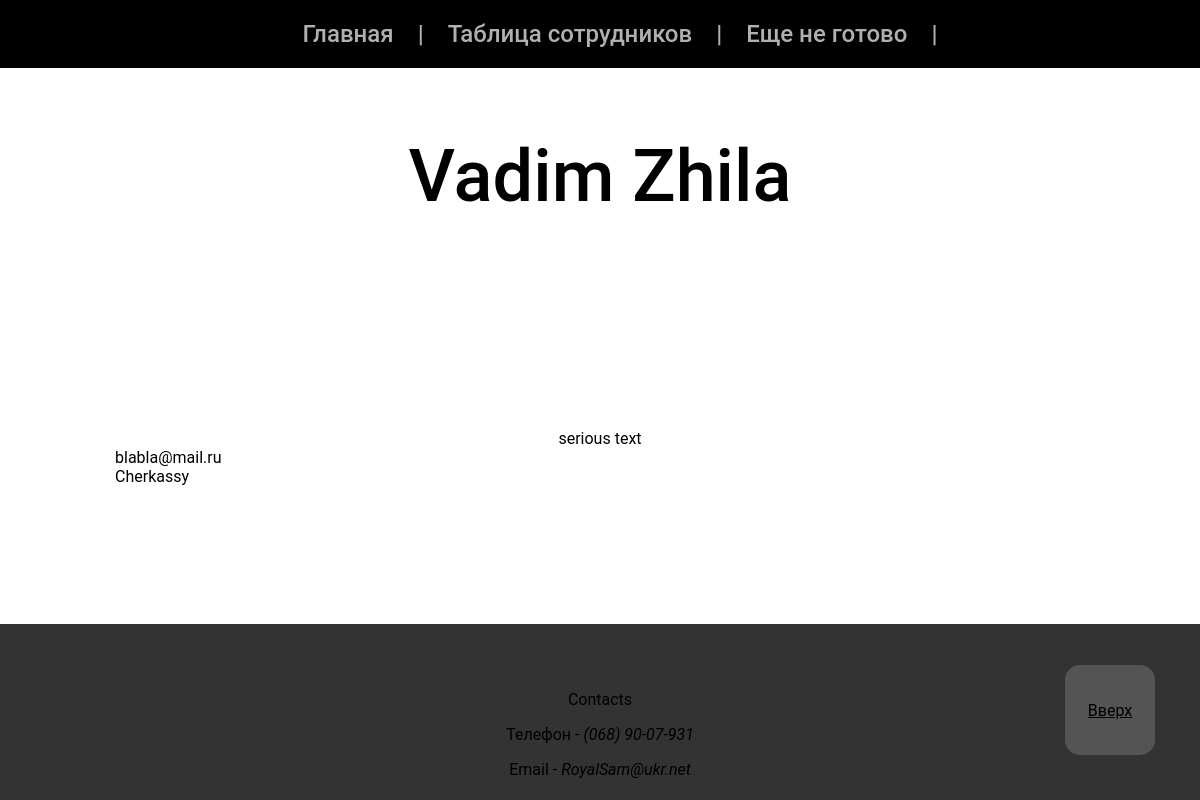
Screenshot of /staff/73/detail/ with the database file from the repository.
### staff/models.py (models this page shows, shortened)
class Employee(models.Model):
    first_name = models.CharField(max_length=20)
    last_name = models.CharField(max_length=20)
    post = models.CharField(max_length=40)
    salary = models.PositiveIntegerField(default=0, blank=False)

class Detail(models.Model):
    employee = models.ForeignKey(Employee, on_delete=models.CASCADE)
    detail_text = models.CharField(max_length=300, null=True)
    e_mail = models.EmailField(null=True)
    address = models.CharField(max_length=150, null=True)
    photo = models.ImageField(null=True, blank=True)

### staff/views.py (the view)
# urls.py: path('<int:pk>/detail/', views.DetailView.as_view(), name='detail'),
class DetailView(generic.DetailView):
    model = Employee
    template_name = 'staff/detail.html'

### staff/templates/staff/detail.html (shortened to what this page needs)
<!DOCTYPE html>
<html lang="en">
<head>
    {% load static %}
    <link rel="stylesheet" type="text/css" href="{% static 'staff/detail.css' %}">
</head>
<body>
{% include 'staff/basehead.html' %}
<main class="content">
    <section class="emp">
        <div class="container">
            <div class="employer">
                <h1 class="h1">{{ employee.first_name }} {{ employee.last_name }}</h1>
            </div>
        </div>
    </section>
    {% if employee.detail_set.get_queryset %}
        <section class="emp">
            <div class="container">
                <div class="employer">
                    {{ employee.detail_set.get.detail_text }}
                </div>
                <div class="email">
                    {{ employee.detail_set.get.e_mail }}
                </div>
                <div class="address">
                    {{ employee.detail_set.get.address }}
                </div>
            </div>
        </section>
    {% endif %}
</main>
{% include 'staff/basefootler.html' %}
</body>
</html>

### staff/static/staff/detail.css (style rules this page uses)
.content { flex: 1 1 auto; }
* { box-sizing: border-box; }
.container { width: 100%; max-width: 1219px; padding-left: 55px; padding-right: 55px; margin-left: auto; margin-right: auto; }
body { font-family: Roboto, serif; font-style: normal; margin: 0 auto; }
.h1 { color: #000000; font-weight: 500; font-size: 72px; line-height: 84px; text-align: center; }
.emp { padding: 55px 5%; }
.employer { display: flex; justify-content: center; align-items: center; }
.emp { padding: 75px 5%; }

### rows the page displays
Employee: first_name "Vadim", last_name "Zhila", detail_set.get.detail_text "serious text", detail_set.get.e_mail "blabla@mail.ru", detail_set.get.address "Cherkassy"
